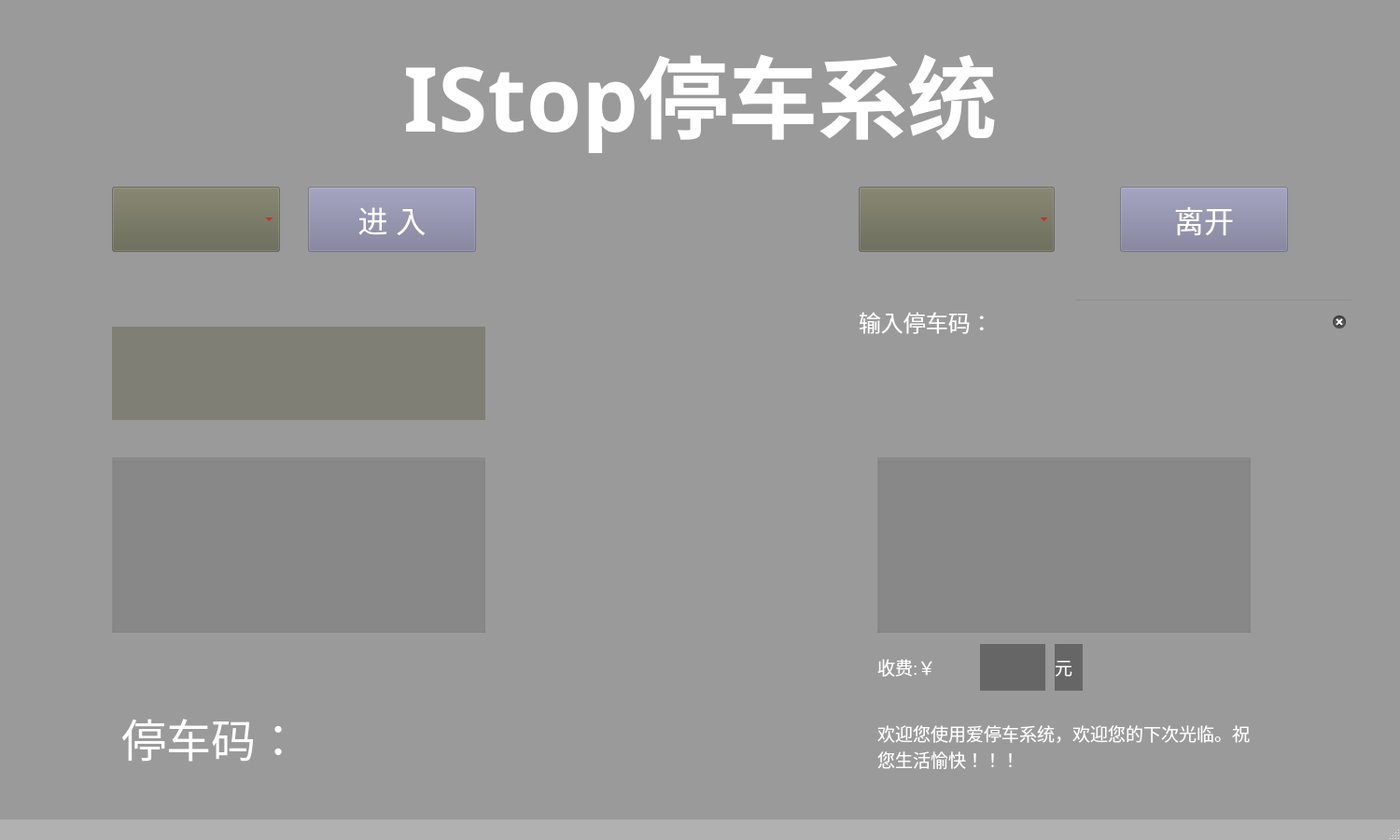
<?xml version="1.0" encoding="UTF-8"?>
<ui version="4.0">
 <class>Manage_UI</class>
 <widget class="QMainWindow" name="Manage_UI">
  <property name="geometry">
   <rect>
    <x>0</x>
    <y>0</y>
    <width>1500</width>
    <height>900</height>
   </rect>
  </property>
  <property name="windowTitle">
   <string>MainWindow</string>
  </property>
  <property name="styleSheet">
   <string notr="true">QMainWindow
{

background-color:rgba(100,100,100,0.3);


}</string>
  </property>
  <widget class="QWidget" name="centralwidget">
   <property name="styleSheet">
    <string notr="true">QWidget
{
	background-color:rgba(100,100,100,0.3);
}</string>
   </property>
   <widget class="QPushButton" name="manage_stop_car_btn">
    <property name="geometry">
     <rect>
      <x>330</x>
      <y>200</y>
      <width>180</width>
      <height>70</height>
     </rect>
    </property>
    <property name="toolTip">
     <string>&lt;html&gt;&lt;head/&gt;&lt;body&gt;&lt;p&gt;&lt;span style=&quot; font-size:11pt; text-decoration: underline; color:#aa0000;&quot;&gt;模拟停车&lt;/span&gt;&lt;/p&gt;&lt;/body&gt;&lt;/html&gt;</string>
    </property>
    <property name="styleSheet">
     <string notr="true">QPushButton
{
	background-color:rgba(120,120,150,0.5);
	font-size:32px;
	color:white;
}</string>
    </property>
    <property name="text">
     <string>进 入</string>
    </property>
   </widget>
   <widget class="QComboBox" name="manage_stop_car_combox">
    <property name="geometry">
     <rect>
      <x>120</x>
      <y>200</y>
      <width>180</width>
      <height>70</height>
     </rect>
    </property>
    <property name="font">
     <font>
      <family>仿宋</family>
      <pointsize>12</pointsize>
     </font>
    </property>
    <property name="toolTip">
     <string>&lt;html&gt;&lt;head/&gt;&lt;body&gt;&lt;p&gt;&lt;span style=&quot; font-size:11pt; text-decoration: underline; color:#aa0000;&quot;&gt;选择一辆车停放&lt;/span&gt;&lt;/p&gt;&lt;/body&gt;&lt;/html&gt;</string>
    </property>
    <property name="styleSheet">
     <string notr="true">QComboBox
{
	background-color:rgba(100,100,80,0.5);
	color:red;
}</string>
    </property>
    <property name="editable">
     <bool>false</bool>
    </property>
   </widget>
   <widget class="QLabel" name="manage_stop_car_display">
    <property name="geometry">
     <rect>
      <x>120</x>
      <y>350</y>
      <width>400</width>
      <height>100</height>
     </rect>
    </property>
    <property name="styleSheet">
     <string notr="true">QLabel{
	background-color:rgba(100,100,80,0.5);
	color:white;

}</string>
    </property>
    <property name="text">
     <string>&lt;html&gt;&lt;head/&gt;&lt;body&gt;&lt;p align=&quot;center&quot;&gt;&lt;span style=&quot; font-size:48pt; font-weight:600;&quot;/&gt;&lt;/p&gt;&lt;/body&gt;&lt;/html&gt;</string>
    </property>
   </widget>
   <widget class="QGroupBox" name="Manage_into_car_picture">
    <property name="geometry">
     <rect>
      <x>120</x>
      <y>490</y>
      <width>400</width>
      <height>188</height>
     </rect>
    </property>
    <property name="styleSheet">
     <string notr="true">QGroupBox
{
	
	background-image: url(:/new/prefix1/picture/default-image.jpg);
}</string>
    </property>
    <property name="title">
     <string/>
    </property>
   </widget>
   <widget class="QGroupBox" name="Manage_leave_car_picture">
    <property name="geometry">
     <rect>
      <x>940</x>
      <y>490</y>
      <width>400</width>
      <height>188</height>
     </rect>
    </property>
    <property name="styleSheet">
     <string notr="true">QGroupBox
{
	
	background-image: url(:/new/prefix1/picture/default-image.jpg);
}</string>
    </property>
    <property name="title">
     <string/>
    </property>
   </widget>
   <widget class="QLabel" name="manage_system_name_label">
    <property name="geometry">
     <rect>
      <x>0</x>
      <y>0</y>
      <width>1500</width>
      <height>200</height>
     </rect>
    </property>
    <property name="font">
     <font>
      <family>仿宋</family>
     </font>
    </property>
    <property name="styleSheet">
     <string notr="true">QLabel{
	background-color:rgba(50,50,50,0);
	color:white;
}</string>
    </property>
    <property name="text">
     <string>&lt;html&gt;&lt;head/&gt;&lt;body&gt;&lt;p align=&quot;center&quot;&gt;&lt;span style=&quot; font-size:72pt; font-weight:600;&quot;&gt;IStop停车系统&lt;/span&gt;&lt;/p&gt;&lt;/body&gt;&lt;/html&gt;</string>
    </property>
   </widget>
   <widget class="QLabel" name="manage_stop_car_code_title_label">
    <property name="geometry">
     <rect>
      <x>130</x>
      <y>740</y>
      <width>300</width>
      <height>100</height>
     </rect>
    </property>
    <property name="styleSheet">
     <string notr="true">QLabel{
	background-color:rgba(50,50,50,0);
	color:white;
	

}</string>
    </property>
    <property name="text">
     <string>&lt;html&gt;&lt;head/&gt;&lt;body&gt;&lt;p&gt;&lt;span style=&quot; font-size:36pt;&quot;&gt;停车码：&lt;/span&gt;&lt;/p&gt;&lt;/body&gt;&lt;/html&gt;</string>
    </property>
   </widget>
   <widget class="QLabel" name="manage_stop_car_code_value_label">
    <property name="geometry">
     <rect>
      <x>380</x>
      <y>740</y>
      <width>300</width>
      <height>100</height>
     </rect>
    </property>
    <property name="styleSheet">
     <string notr="true">QLabel{
	background-color:rgba(50,50,50,0);
	color:white;
	

}</string>
    </property>
    <property name="text">
     <string>&lt;html&gt;&lt;head/&gt;&lt;body&gt;&lt;p&gt;&lt;span style=&quot; font-size:36pt;&quot;/&gt;&lt;/p&gt;&lt;/body&gt;&lt;/html&gt;</string>
    </property>
   </widget>
   <widget class="QPushButton" name="manage_leave_car_btn">
    <property name="geometry">
     <rect>
      <x>1200</x>
      <y>200</y>
      <width>180</width>
      <height>70</height>
     </rect>
    </property>
    <property name="toolTip">
     <string>&lt;html&gt;&lt;head/&gt;&lt;body&gt;&lt;p&gt;&lt;span style=&quot; font-size:11pt; text-decoration: underline; color:#aa0000;&quot;&gt;模拟取车，选择一辆车并输入该车的取车码&lt;/span&gt;&lt;/p&gt;&lt;/body&gt;&lt;/html&gt;</string>
    </property>
    <property name="styleSheet">
     <string notr="true">QPushButton
{
	background-color:rgba(120,120,150,0.5);
	font-size:32px;
	color:white;
}</string>
    </property>
    <property name="text">
     <string>离开</string>
    </property>
   </widget>
   <widget class="QComboBox" name="manage_leave_car_combox">
    <property name="geometry">
     <rect>
      <x>920</x>
      <y>200</y>
      <width>210</width>
      <height>70</height>
     </rect>
    </property>
    <property name="font">
     <font>
      <family>仿宋</family>
      <pointsize>12</pointsize>
     </font>
    </property>
    <property name="toolTip">
     <string>&lt;html&gt;&lt;head/&gt;&lt;body&gt;&lt;p&gt;&lt;span style=&quot; font-size:11pt; text-decoration: underline; color:#aa0000;&quot;&gt;选择一辆车驶离&lt;/span&gt;&lt;/p&gt;&lt;/body&gt;&lt;/html&gt;</string>
    </property>
    <property name="styleSheet">
     <string notr="true">QComboBox
{
	background-color:rgba(100,100,80,0.5);
	color:red;
}</string>
    </property>
    <property name="editable">
     <bool>false</bool>
    </property>
   </widget>
   <widget class="QLabel" name="manage_stop_car_code_leave_label">
    <property name="geometry">
     <rect>
      <x>920</x>
      <y>320</y>
      <width>200</width>
      <height>50</height>
     </rect>
    </property>
    <property name="styleSheet">
     <string notr="true">QLabel{
	background-color:rgba(50,50,50,0);
	color:white;
	

}</string>
    </property>
    <property name="text">
     <string>&lt;html&gt;&lt;head/&gt;&lt;body&gt;&lt;p&gt;&lt;span style=&quot; font-size:18pt;&quot;&gt;输入停车码：&lt;/span&gt;&lt;/p&gt;&lt;/body&gt;&lt;/html&gt;</string>
    </property>
   </widget>
   <widget class="QLineEdit" name="manage_leave_input_stop_car_code_edit">
    <property name="geometry">
     <rect>
      <x>1150</x>
      <y>320</y>
      <width>300</width>
      <height>50</height>
     </rect>
    </property>
    <property name="font">
     <font>
      <family>仿宋</family>
      <pointsize>18</pointsize>
     </font>
    </property>
    <property name="styleSheet">
     <string notr="true">QLineEdit{
	background-color:rgba(50,50,50,0);
	color:black;
	

}</string>
    </property>
    <property name="text">
     <string> </string>
    </property>
    <property name="clearButtonEnabled">
     <bool>true</bool>
    </property>
   </widget>
   <widget class="QLabel" name="manage_money_title_label">
    <property name="geometry">
     <rect>
      <x>940</x>
      <y>690</y>
      <width>100</width>
      <height>50</height>
     </rect>
    </property>
    <property name="styleSheet">
     <string notr="true">QLabel{
	background-color:rgba(50,50,50,0);
	color:white;
	

}</string>
    </property>
    <property name="text">
     <string>&lt;html&gt;&lt;head/&gt;&lt;body&gt;&lt;p&gt;&lt;span style=&quot; font-size:14pt;&quot;&gt;收费:￥&lt;/span&gt;&lt;/p&gt;&lt;/body&gt;&lt;/html&gt;</string>
    </property>
   </widget>
   <widget class="QLabel" name="manage_stop_money_label">
    <property name="geometry">
     <rect>
      <x>1050</x>
      <y>690</y>
      <width>70</width>
      <height>50</height>
     </rect>
    </property>
    <property name="styleSheet">
     <string notr="true">QLabel{
	background-color:rgba(50,50,50,0.5);
	color:white;
	

}</string>
    </property>
    <property name="text">
     <string>&lt;html&gt;&lt;head/&gt;&lt;body&gt;&lt;p&gt;&lt;span style=&quot; font-size:14pt;&quot;/&gt;&lt;/p&gt;&lt;/body&gt;&lt;/html&gt;</string>
    </property>
   </widget>
   <widget class="QLabel" name="manage_tooltip_label">
    <property name="geometry">
     <rect>
      <x>940</x>
      <y>750</y>
      <width>400</width>
      <height>100</height>
     </rect>
    </property>
    <property name="styleSheet">
     <string notr="true">QLabel{
	background-color:rgba(50,50,50,0);
	color:white;
	

}</string>
    </property>
    <property name="text">
     <string>&lt;html&gt;&lt;head/&gt;&lt;body&gt;&lt;p&gt;&lt;span style=&quot; font-size:14pt;&quot;&gt;欢迎您使用爱停车系统，欢迎您的下次光临。祝您生活愉快！！！&lt;/span&gt;&lt;/p&gt;&lt;/body&gt;&lt;/html&gt;</string>
    </property>
    <property name="wordWrap">
     <bool>true</bool>
    </property>
   </widget>
   <widget class="QLabel" name="manage_money_yen_label">
    <property name="geometry">
     <rect>
      <x>1130</x>
      <y>690</y>
      <width>30</width>
      <height>50</height>
     </rect>
    </property>
    <property name="styleSheet">
     <string notr="true">QLabel{
	background-color:rgba(50,50,50,0.5);
	color:white;
	

}</string>
    </property>
    <property name="text">
     <string>&lt;html&gt;&lt;head/&gt;&lt;body&gt;&lt;p&gt;&lt;span style=&quot; font-size:14pt;&quot;&gt;元&lt;/span&gt;&lt;/p&gt;&lt;/body&gt;&lt;/html&gt;</string>
    </property>
   </widget>
  </widget>
  <widget class="QMenuBar" name="menubar">
   <property name="geometry">
    <rect>
     <x>0</x>
     <y>0</y>
     <width>1500</width>
     <height>18</height>
    </rect>
   </property>
  </widget>
  <widget class="QStatusBar" name="statusbar"/>
 </widget>
 <resources>
  <include location="background.qrc"/>
  <include location="stop_car.qrc"/>
 </resources>
 <connections/>
</ui>
